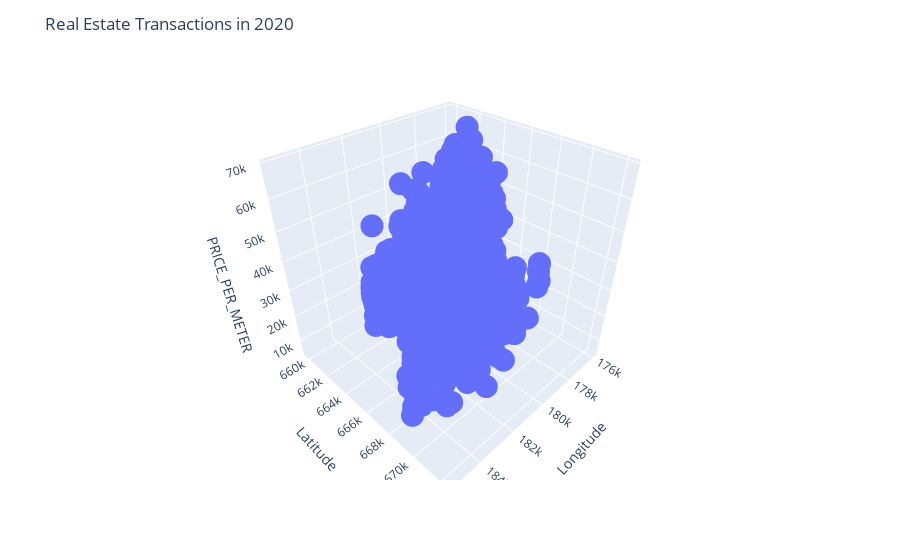

Here is the notebook cell this chart was saved with:
### Code cell
import plotly.express as px

def create_3d_plot(df):
    # Filter for rows with year == 2020
    df_2020 = df[df['Year'] == 2020]

    # Create 3D scatter plot with price, lat, and long as x, y, and z axes respectively
    fig = px.scatter_3d(df_2020, x='Long', y='Lat', z='PRICE_PER_METER')

    # Set axis labels and title
    fig.update_layout(scene=dict(xaxis_title='Longitude', yaxis_title='Latitude', zaxis_title='PRICE_PER_METER'),
                      title='Real Estate Transactions in 2020')

    fig.show()

create_3d_plot(df)

### Figure 1 — Plotly figure (JSON) as saved in the notebook; plotly's stock layout.template omitted (floating-point values rounded to 4 significant figures; data arrays with more than 128 entries replaced by an {"elided": "..."} marker saying what was removed)
{"data": [{"hovertemplate": "Long=%{x}<br>Lat=%{y}<br>PRICE_PER_METER=%{z}<extra></extra>", "legendgroup": "", "marker": {"color": "#636efa", "symbol": "circle"}, "mode": "markers", "name": "", "scene": "scene", "showlegend": false, "type": "scatter3d", "x": {"elided": "2622 float values"}, "y": {"elided": "2622 float values"}, "z": {"elided": "2622 int values"}}], "layout": {"legend": {"tracegroupgap": 0}, "margin": {"t": 60}, "scene": {"domain": {"x": [0, 1], "y": [0, 1]}, "xaxis": {"title": {"text": "Longitude"}}, "yaxis": {"title": {"text": "Latitude"}}, "zaxis": {"title": {"text": "PRICE_PER_METER"}}}, "title": {"text": "Real Estate Transactions in 2020"}}}
